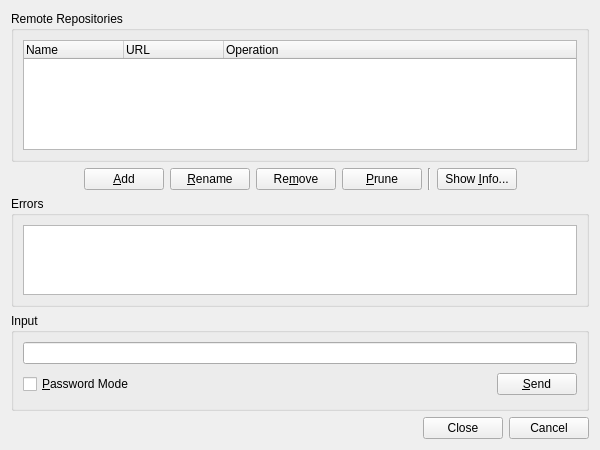
<?xml version="1.0" encoding="UTF-8"?>
<ui version="4.0">
 <class>GitRemoteRepositoriesDialog</class>
 <widget class="QWidget" name="GitRemoteRepositoriesDialog">
  <property name="geometry">
   <rect>
    <x>0</x>
    <y>0</y>
    <width>600</width>
    <height>450</height>
   </rect>
  </property>
  <property name="windowTitle">
   <string>Git Remote Repositories</string>
  </property>
  <property name="whatsThis">
   <string>&lt;b&gt;Git Remote Repositories&lt;/b&gt;
&lt;p&gt;This dialog shows the available remote repositories.&lt;/p&gt;</string>
  </property>
  <layout class="QVBoxLayout" name="verticalLayout_2">
   <item>
    <widget class="QGroupBox" name="groupBox">
     <property name="sizePolicy">
      <sizepolicy hsizetype="Preferred" vsizetype="Preferred">
       <horstretch>0</horstretch>
       <verstretch>3</verstretch>
      </sizepolicy>
     </property>
     <property name="title">
      <string>Remote Repositories</string>
     </property>
     <layout class="QVBoxLayout" name="verticalLayout">
      <item>
       <widget class="QTreeWidget" name="repolist">
        <property name="alternatingRowColors">
         <bool>true</bool>
        </property>
        <property name="rootIsDecorated">
         <bool>false</bool>
        </property>
        <property name="itemsExpandable">
         <bool>false</bool>
        </property>
        <column>
         <property name="text">
          <string>Name</string>
         </property>
        </column>
        <column>
         <property name="text">
          <string>URL</string>
         </property>
        </column>
        <column>
         <property name="text">
          <string>Operation</string>
         </property>
        </column>
       </widget>
      </item>
     </layout>
    </widget>
   </item>
   <item>
    <layout class="QHBoxLayout" name="horizontalLayout">
     <item>
      <spacer name="horizontalSpacer">
       <property name="orientation">
        <enum>Qt::Horizontal</enum>
       </property>
       <property name="sizeHint" stdset="0">
        <size>
         <width>40</width>
         <height>20</height>
        </size>
       </property>
      </spacer>
     </item>
     <item>
      <widget class="QPushButton" name="addButton">
       <property name="toolTip">
        <string>Press to add a remote repository</string>
       </property>
       <property name="text">
        <string>&amp;Add</string>
       </property>
      </widget>
     </item>
     <item>
      <widget class="QPushButton" name="renameButton">
       <property name="toolTip">
        <string>Press to rename the selected repository</string>
       </property>
       <property name="text">
        <string>&amp;Rename</string>
       </property>
      </widget>
     </item>
     <item>
      <widget class="QPushButton" name="removeButton">
       <property name="toolTip">
        <string>Press to remove the selected repository</string>
       </property>
       <property name="text">
        <string>Re&amp;move</string>
       </property>
      </widget>
     </item>
     <item>
      <widget class="QPushButton" name="pruneButton">
       <property name="toolTip">
        <string>Press to delete stale tracking branches under the selected repository </string>
       </property>
       <property name="text">
        <string>&amp;Prune</string>
       </property>
      </widget>
     </item>
     <item>
      <widget class="Line" name="line">
       <property name="orientation">
        <enum>Qt::Vertical</enum>
       </property>
      </widget>
     </item>
     <item>
      <widget class="QPushButton" name="showInfoButton">
       <property name="toolTip">
        <string>Press to show information about the selected repository</string>
       </property>
       <property name="text">
        <string>Show &amp;Info...</string>
       </property>
      </widget>
     </item>
     <item>
      <spacer name="horizontalSpacer_2">
       <property name="orientation">
        <enum>Qt::Horizontal</enum>
       </property>
       <property name="sizeHint" stdset="0">
        <size>
         <width>40</width>
         <height>20</height>
        </size>
       </property>
      </spacer>
     </item>
    </layout>
   </item>
   <item>
    <widget class="QGroupBox" name="errorGroup">
     <property name="sizePolicy">
      <sizepolicy hsizetype="Preferred" vsizetype="Expanding">
       <horstretch>0</horstretch>
       <verstretch>1</verstretch>
      </sizepolicy>
     </property>
     <property name="title">
      <string>Errors</string>
     </property>
     <layout class="QVBoxLayout">
      <item>
       <widget class="QTextEdit" name="errors">
        <property name="whatsThis">
         <string>&lt;b&gt;Git log errors&lt;/b&gt;&lt;p&gt;This shows possible error messages of the git log command.&lt;/p&gt;</string>
        </property>
        <property name="readOnly">
         <bool>true</bool>
        </property>
        <property name="acceptRichText">
         <bool>false</bool>
        </property>
       </widget>
      </item>
     </layout>
    </widget>
   </item>
   <item>
    <widget class="QGroupBox" name="inputGroup">
     <property name="title">
      <string>Input</string>
     </property>
     <layout class="QGridLayout" name="_2">
      <item row="1" column="1">
       <spacer>
        <property name="orientation">
         <enum>Qt::Horizontal</enum>
        </property>
        <property name="sizeType">
         <enum>QSizePolicy::Expanding</enum>
        </property>
        <property name="sizeHint" stdset="0">
         <size>
          <width>327</width>
          <height>29</height>
         </size>
        </property>
       </spacer>
      </item>
      <item row="1" column="2">
       <widget class="QPushButton" name="sendButton">
        <property name="toolTip">
         <string>Press to send the input to the git process</string>
        </property>
        <property name="text">
         <string>&amp;Send</string>
        </property>
        <property name="shortcut">
         <string>Alt+S</string>
        </property>
       </widget>
      </item>
      <item row="0" column="0" colspan="3">
       <widget class="QLineEdit" name="input">
        <property name="toolTip">
         <string>Enter data to be sent to the git process</string>
        </property>
       </widget>
      </item>
      <item row="1" column="0">
       <widget class="QCheckBox" name="passwordCheckBox">
        <property name="toolTip">
         <string>Select to switch the input field to password mode</string>
        </property>
        <property name="text">
         <string>&amp;Password Mode</string>
        </property>
        <property name="shortcut">
         <string>Alt+P</string>
        </property>
       </widget>
      </item>
     </layout>
    </widget>
   </item>
   <item>
    <widget class="QDialogButtonBox" name="buttonBox">
     <property name="orientation">
      <enum>Qt::Horizontal</enum>
     </property>
     <property name="standardButtons">
      <set>QDialogButtonBox::Cancel|QDialogButtonBox::Close</set>
     </property>
    </widget>
   </item>
  </layout>
 </widget>
 <tabstops>
  <tabstop>repolist</tabstop>
  <tabstop>addButton</tabstop>
  <tabstop>renameButton</tabstop>
  <tabstop>removeButton</tabstop>
  <tabstop>pruneButton</tabstop>
  <tabstop>showInfoButton</tabstop>
  <tabstop>errors</tabstop>
  <tabstop>input</tabstop>
  <tabstop>passwordCheckBox</tabstop>
  <tabstop>sendButton</tabstop>
 </tabstops>
 <resources/>
 <connections/>
</ui>
